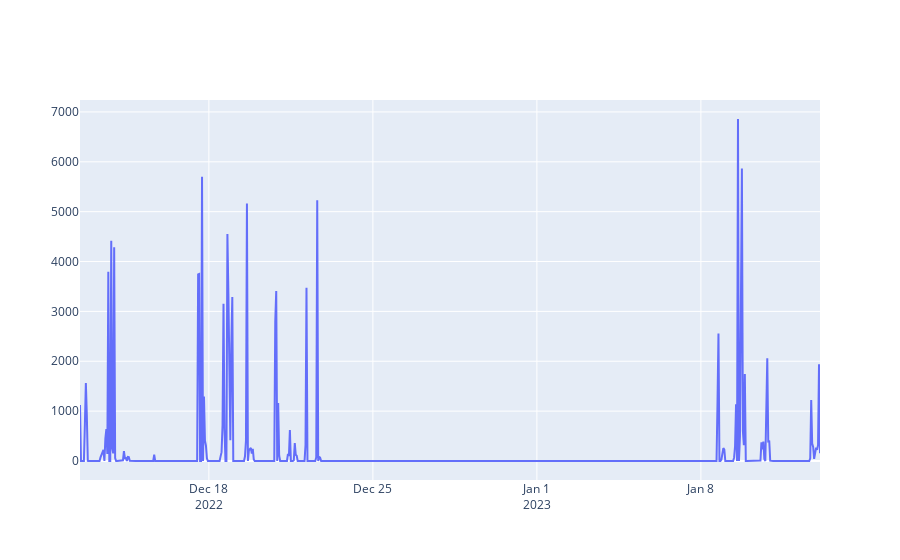

Here is the notebook cell this chart was saved with:
### Code cell
df = pd.read_csv("../data/processed/lstm_dataset_local.csv", parse_dates=['Start', 'End'])
df['Duration'] = df['Duration'].apply(lambda x: pd.Timedelta(x))
df['Time_diff_sec'] = df['Duration'].apply(lambda x: x.total_seconds())
df_1 = df[df['Value'] == 'firefox.exe']
temp = df_1.groupby(pd.Grouper(key='Start', freq='H'))['Time_diff_sec'].sum()
fig = go.Figure([go.Scatter(x=temp.index, y=temp.values)])
fig.show()

### Figure 1 — Plotly figure (JSON) as saved in the notebook; plotly's stock layout.template omitted (floating-point values rounded to 4 significant figures; data arrays with more than 128 entries replaced by an {"elided": "..."} marker saying what was removed)
{"data": [{"type": "scatter", "x": {"elided": "759 str values"}, "y": {"elided": "759 float values"}}], "layout": {}}
